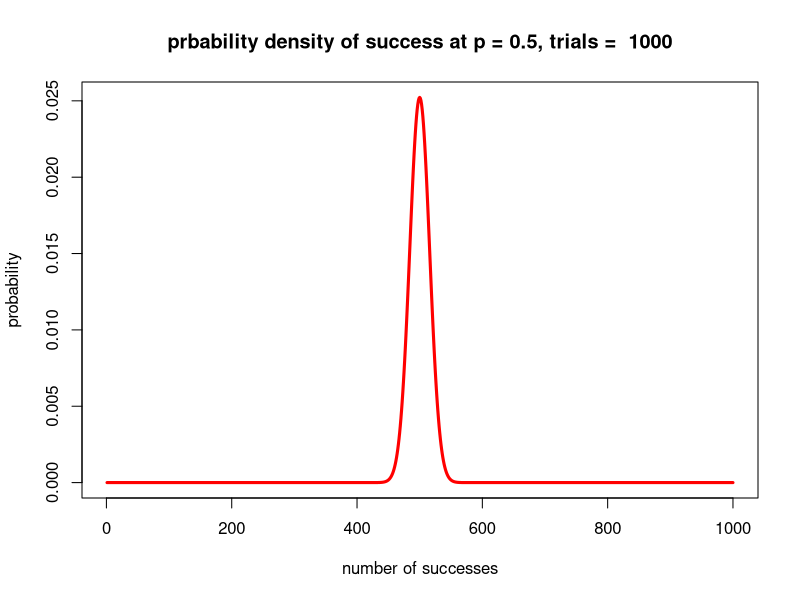
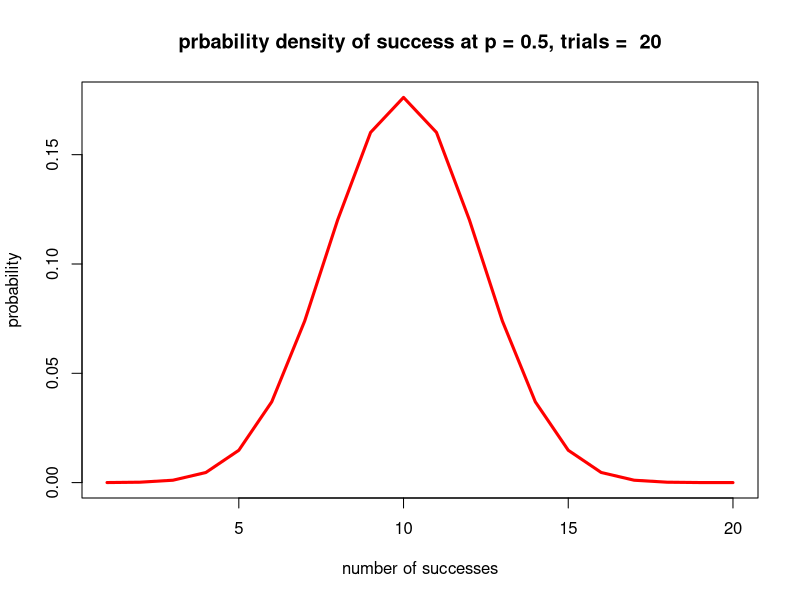
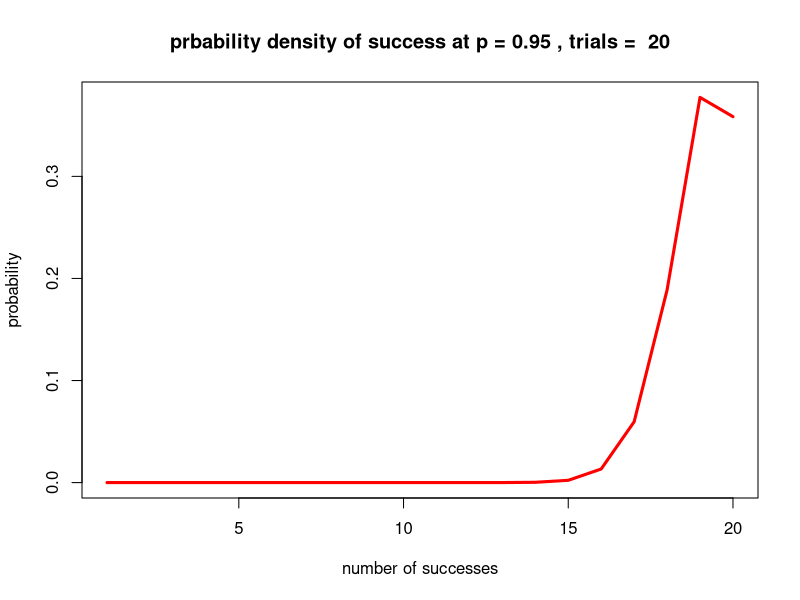
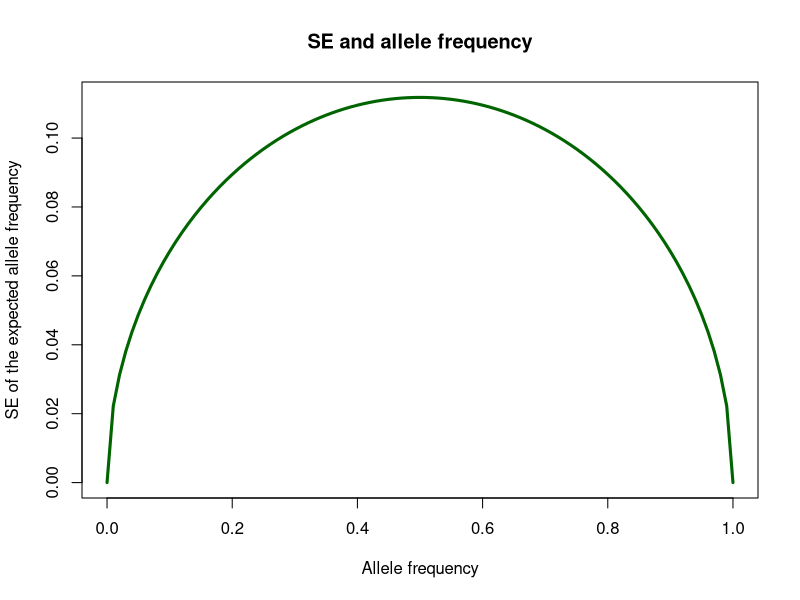
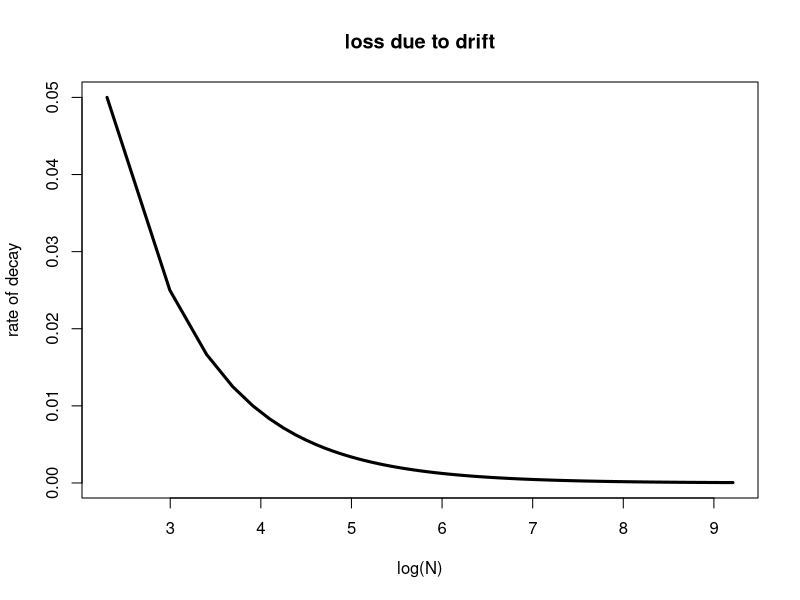
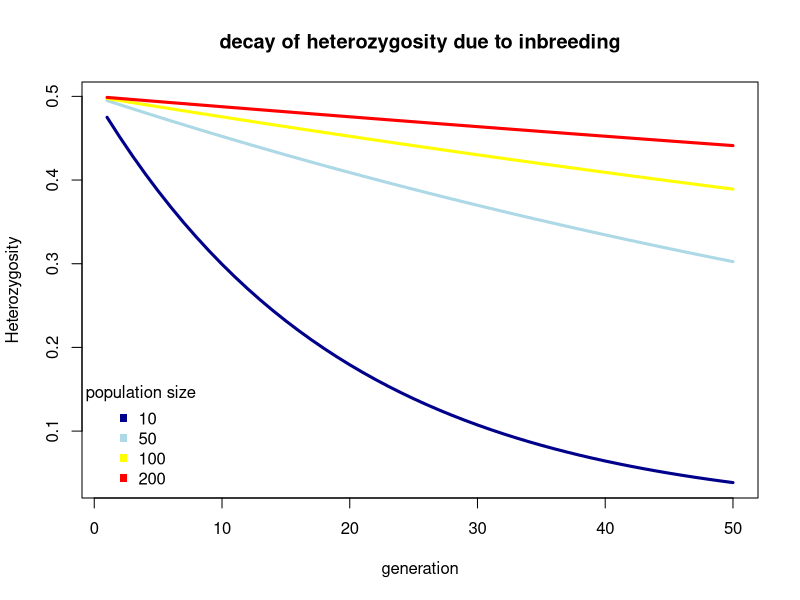

Source code (R) for these figures, in order:
## ---- chunk 1

#set up the draw sizes
draws<-1000
p<-0.5
range<-1:draws
probs<-NULL
for ( i in range ) {
  #also try it with rbinom
  prob<-dbinom(x=i, size=draws, prob=p)
  probs<-c(probs,prob)
}#for
plot(1:length(probs),probs, type = "n", xlab="number of successes", ylab="probability", main=paste("prbability density of success at p = 0.5, trials = ", draws))
lines(1:length(probs),probs, lwd=3, col = "red")
## ---- chunk 2

#set up the draw sizes
draws<-20
p<-0.5
range<-1:draws
probs<-NULL
for ( i in range ) {
  #also try it with rbinom
  prob<-dbinom(x=i, size=draws, prob=p)
  probs<-c(probs,prob)
}#for
plot(1:length(probs),probs, type = "n", xlab="number of successes", ylab="probability", main=paste("prbability density of success at p = 0.5, trials = ", draws))
lines(1:length(probs),probs, lwd=3, col = "red")
## ---- chunk 3

#set up the draw sizes
draws<-20
p<-0.95
range<-1:draws
probs<-NULL
for ( i in range ) {
  #also try it with rbinom
  prob<-dbinom(x=i, size=draws, prob=p)
  probs<-c(probs,prob)
}#for
plot(1:length(probs),probs, type = "n", xlab="number of successes", ylab="probability", main=paste("prbability density of success at p =", p,", trials = ", draws))
lines(1:length(probs),probs, lwd=3, col = "red")
## ---- chunk 4

P<-seq(0,1,0.01)
N<-10
SEs<-NULL
for ( p in P ) {
  SEs<-c(SEs, sqrt((p*(1-p))/(2*N)))
}#for

plot(P,SEs, main="SE and allele frequency", xlab="Allele frequency", 
     ylab="SE of the expected allele frequency", type= "n")
lines(P,SEs,lwd=3, col="darkgreen")

## ---- chunk 5

Ns<-seq(10,10000,10)
decay<-NULL
for ( N in Ns ) {
  #calculate the value of decay 1-(1/(2*N))
  decay<-c(decay,1/(2*N))
}#for

plot(log(Ns),decay,type="n",main="loss due to drift", xlab="log(N)", ylab = "rate of decay")
lines(log(Ns),decay,lwd=3)
## ---- chunk 6

Nes<-c(10,50,100,200)
cols<-c("darkblue","lightblue","yellow","red")
declineH<-NULL
gens<-seq(1,50,1)

for ( Ne in Nes ) {
  Ht<-0.5
  for ( g in gens ) {
    H0<-Ht
    Ht<-(1-(1/(2*Ne)))*H0
    declineH<-c(declineH,Ht)
  }#for
}#for

mat<-matrix(declineH, ncol=4, byrow = FALSE)

plot(rep(gens,4),mat, type = "n", main="decay of heterozygosity due to inbreeding", xlab= "generation", ylab="Heterozygosity")
for ( i in 1:dim(mat)[2]) {
  lines(gens,mat[,i], lwd=3, col=cols[i])
}#for
legend("bottomleft",legend=Nes, col = cols, title="population size", pch = 15, bty="n")
